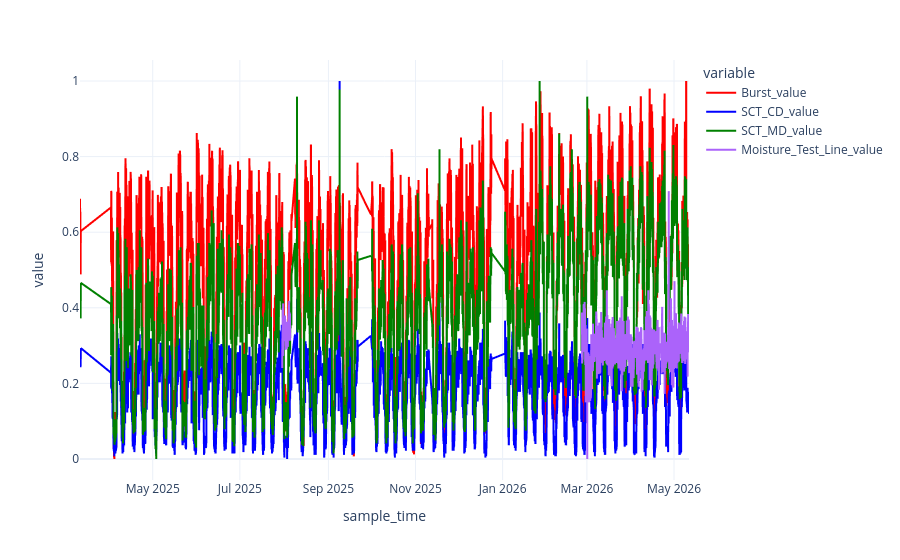

The cell this chart's notebook holds for it:
### Code cell
colors = {
    "Burst_value": "red",
    "SCT_CD_value": "blue",
    "SCT_MD_value": "green"
}

compare_time_series(optvsn_df, time_col = "sample_time", value_cols = ["Burst_value", 'SCT_CD_value', 'SCT_MD_value','Moisture_Test_Line_value'], mode="normalize", colors= colors)

### Figure 1 — Plotly figure (JSON) as saved in the notebook; plotly's stock layout.template omitted (floating-point values rounded to 4 significant figures; data arrays with more than 128 entries replaced by an {"elided": "..."} marker saying what was removed)
{"data": [{"hovertemplate": "variable=Burst_value<br>sample_time=%{x}<br>value=%{y}<extra></extra>", "legendgroup": "Burst_value", "line": {"color": "red", "dash": "solid"}, "marker": {"symbol": "circle"}, "mode": "lines", "name": "Burst_value", "showlegend": true, "type": "scattergl", "x": {"elided": "8966 str values"}, "xaxis": "x", "y": {"elided": "8966 float values"}, "yaxis": "y"}, {"hovertemplate": "variable=SCT_CD_value<br>sample_time=%{x}<br>value=%{y}<extra></extra>", "legendgroup": "SCT_CD_value", "line": {"color": "blue", "dash": "solid"}, "marker": {"symbol": "circle"}, "mode": "lines", "name": "SCT_CD_value", "showlegend": true, "type": "scattergl", "x": {"elided": "8966 str values"}, "xaxis": "x", "y": {"elided": "8966 float values"}, "yaxis": "y"}, {"hovertemplate": "variable=SCT_MD_value<br>sample_time=%{x}<br>value=%{y}<extra></extra>", "legendgroup": "SCT_MD_value", "line": {"color": "green", "dash": "solid"}, "marker": {"symbol": "circle"}, "mode": "lines", "name": "SCT_MD_value", "showlegend": true, "type": "scattergl", "x": {"elided": "8966 str values"}, "xaxis": "x", "y": {"elided": "8966 float values"}, "yaxis": "y"}, {"hovertemplate": "variable=Moisture_Test_Line_value<br>sample_time=%{x}<br>value=%{y}<extra></extra>", "legendgroup": "Moisture_Test_Line_value", "line": {"color": "#ab63fa", "dash": "solid"}, "marker": {"symbol": "circle"}, "mode": "lines", "name": "Moisture_Test_Line_value", "showlegend": true, "type": "scattergl", "x": {"elided": "8966 str values"}, "xaxis": "x", "y": {"elided": "8966 float values"}, "yaxis": "y"}], "layout": {"hovermode": "x unified", "legend": {"title": {"text": "variable"}, "tracegroupgap": 0}, "margin": {"t": 60}, "xaxis": {"anchor": "y", "domain": [0, 1], "title": {"text": "sample_time"}}, "yaxis": {"anchor": "x", "domain": [0, 1], "title": {"text": "value"}}}}
